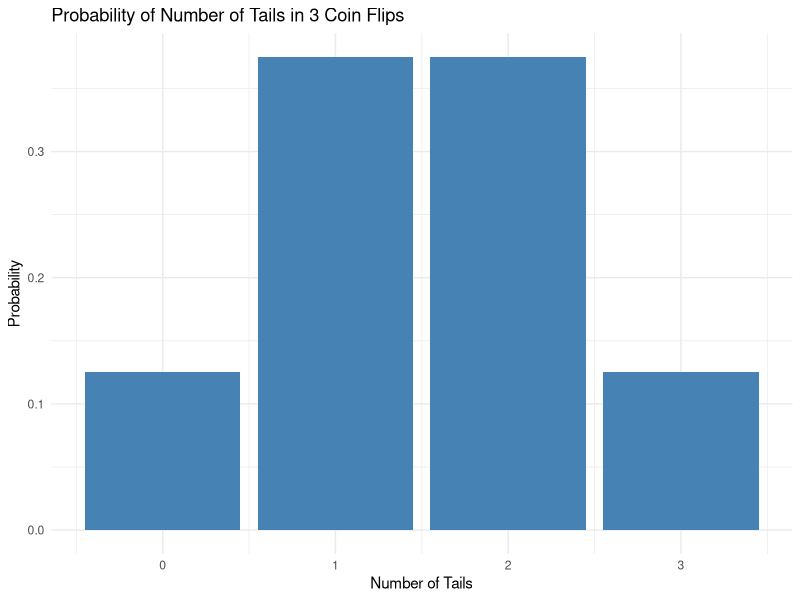
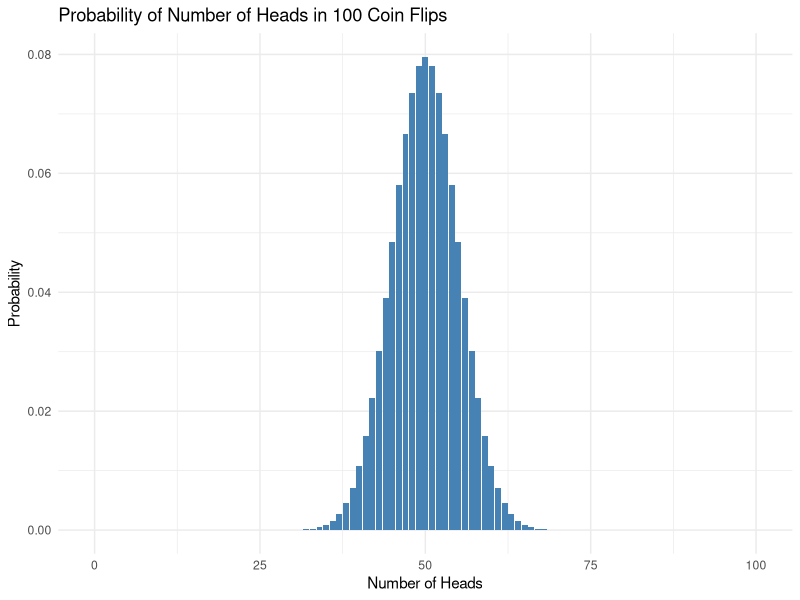
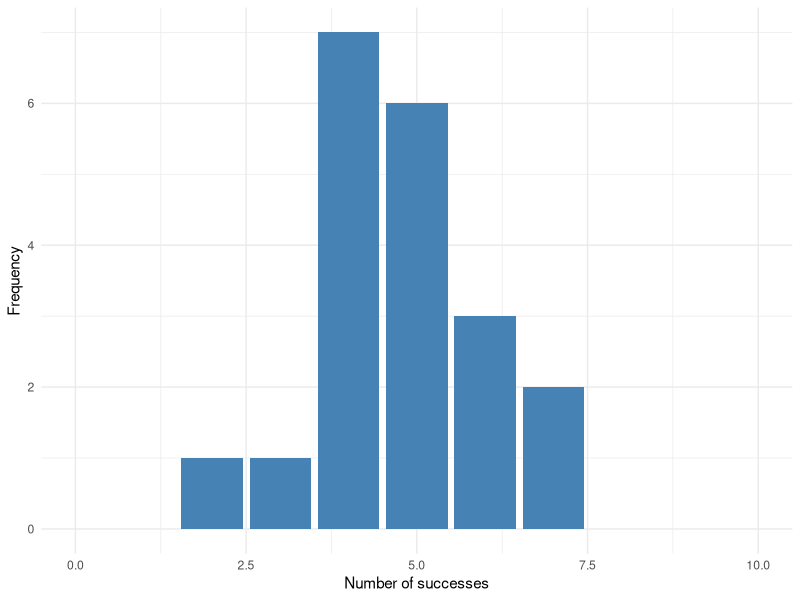
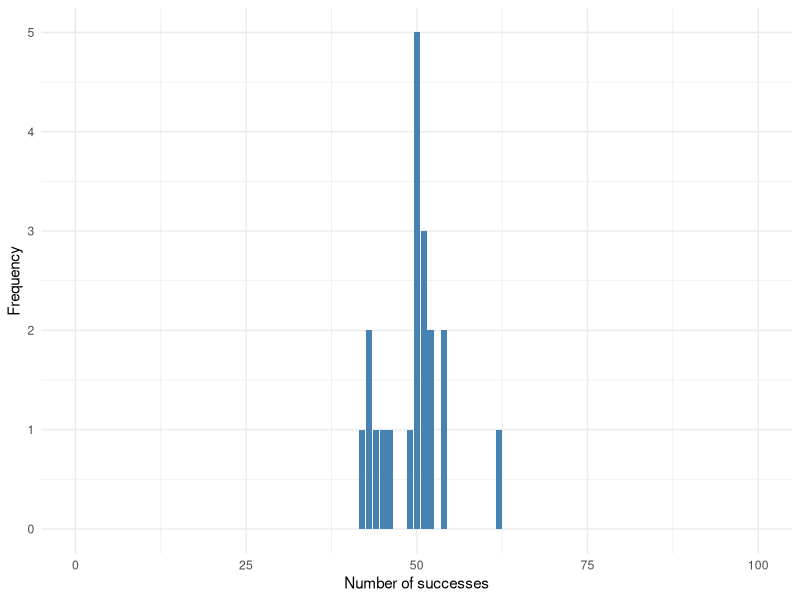
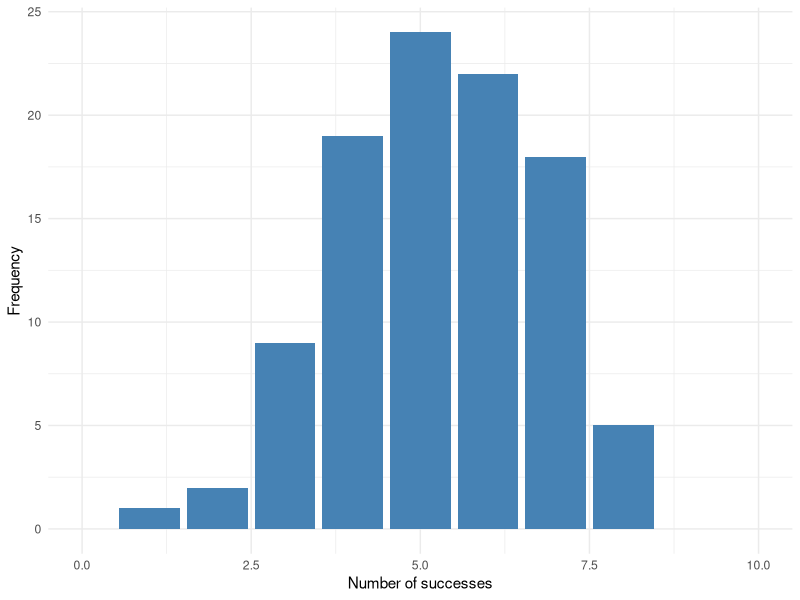
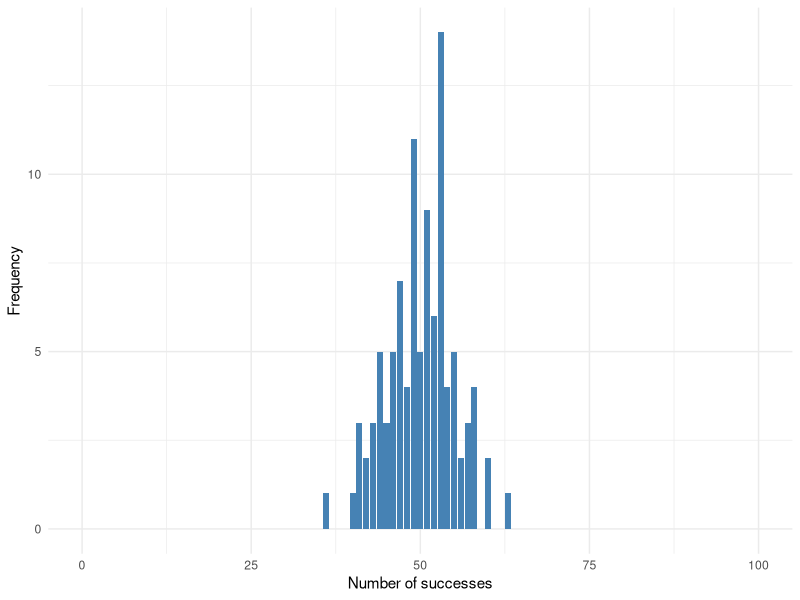
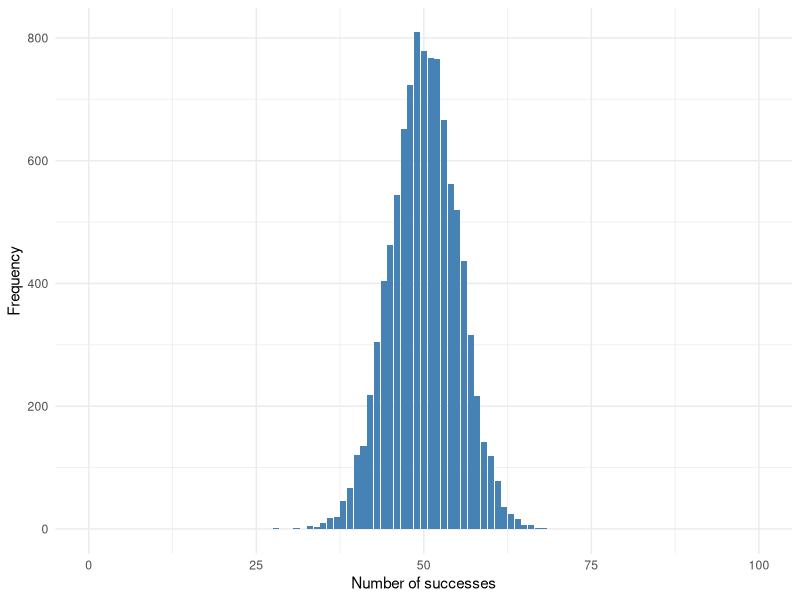
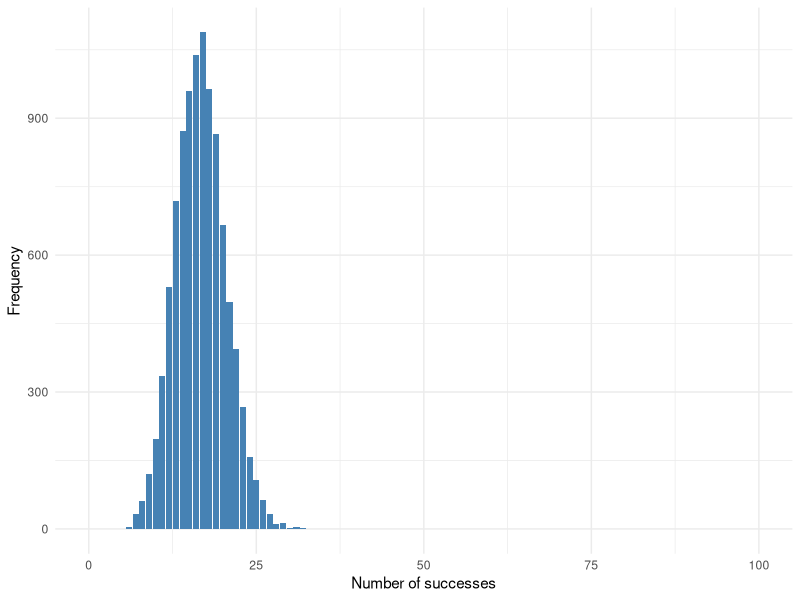

Source code (R) for these figures, in order:
## ---- chunk 1
knitr::opts_chunk$set(warning=FALSE, message=FALSE)
## ---- chunk 2
## Load libraries

## for data manipulation and plotting
library(tidyverse) 
library(patchwork)

## for statistical analysis and plotting
library(rstatix)
library(ggpubr)
## ---- chunk 3
genotype <- factor(c("WT", "WT", "KO", "KO", "WT"))
summary(genotype)
## ---- chunk 4
## Numerical variable
timepoint <- c(1, 2, 3, 4, 5, 1, 2, 3, 4, 5)
summary(timepoint)

## Categorical variable
timepoint_factor <- factor(c(1, 2, 3, 4, 5, 1, 2, 3, 4, 5))
summary(timepoint_factor)
## ---- chunk 5
## Create an ordered factor for disease severity
severity <- factor(c("moderate", "moderate", "severe", "mild", "moderate"), 
                   levels = c("mild", "moderate", "severe"), 
                   ordered = TRUE)
summary(severity)
## ---- chunk 6
## Discrete numerical variable
mutation_counts <- c(0, 1, 2, 3, 0,
                     1, 2, 3, 0, 1)
table(mutation_counts)
## ---- chunk 7
## Continuous numerical variable
gene_expression <- c(0.5, 1.2, 3.4,
                     0.8, 1.5, 2.3,
                     0.6, 1.0, 3.0)
summary(gene_expression)
## ---- chunk 8
tails_data <- data.frame(
  tails = c(0, 1, 2, 3),
  probability = c(1/8, 3/8, 3/8, 1/8)
)

ggplot(tails_data, aes(x = tails, y = probability)) +
  geom_bar(stat = "identity", fill = "steelblue") +
  labs(title = "Probability of Number of Tails in 3 Coin Flips",
       x = "Number of Tails",
       y = "Probability") +
  theme_minimal()
## ---- chunk 9
## Number of flips
n_flips <- 100

## Probability of getting heads
p_heads <- 0.5

## Calculate the probability of getting 0 to 100 heads
heads_data <- data.frame(
  heads = 0:n_flips,
  probability = dbinom(0:n_flips, size = n_flips, prob = p_heads)
)

ggplot(heads_data, aes(x = heads, y = probability)) +
  geom_bar(stat = "identity", fill = "steelblue") +
  labs(title = "Probability of Number of Heads in 100 Coin Flips",
       x = "Number of Heads",
       y = "Probability") +
  theme_minimal()
## ---- chunk 10

n <- 20 ## number of trials (people flipping coins)
size <- 10 ## number of flips per trial
prob <- 0.5 ## probability of getting heads
rbinom(n = n, size = size, prob = prob)

## make a function to plot the results of a binomial experiment
binom_plot <- function(n, size, prob){
  results <- rbinom(n, size, prob)
  results |> table() |> 
  as.data.frame() |> 
  ggplot(aes(x = as.integer(as.character(results)), y = Freq)) +
  geom_bar(stat = "identity", fill = "steelblue") +
  labs(x = "Number of successes", y = "Frequency") +
  xlim(0,size) +
  theme_minimal()
}

binom_plot(n, size, prob)
## ---- chunk 11
## 20 people flipping 100 coins
binom_plot(n = 20, size = 100, prob = 0.5)

## 100 people flipping 10 coins
binom_plot(n = 100, size = 10, prob = 0.5)

## 100 people flipping 100 coins
binom_plot(n = 100, size = 100, prob = 0.5)

## 10000 people flipping 100 coins
binom_plot(n = 10000, size = 100, prob = 0.5)

## 10000 people rolling a dice 100 times and looking for the number 6
binom_plot(n = 10000, size = 100, prob = 1/6)
## ---- chunk 12

## Simulate 1000 observations from a normal distribution with mean = 50 and sd = 10
simA <- data.frame(value = rnorm(n = 1000, mean = 50, sd = 10), distribution = "A")
## Simulate data with mean = 50 and sd = 30
simB <- data.frame(value = rnorm(n = 1000, mean = 50, sd = 30), distribution = "B")
## Simulate data with mean = -23.2 and sd = 0.75
simC <- data.frame(value = rnorm(n = 1000, mean = -23.2, sd = 0.75), distribution = "C")

sim_data <- bind_rows(simA, simB, simC)

## Plot the distributions together 
ggplot(sim_data, aes(x = value, fill = distribution)) +
  geom_histogram(binwidth = 0.5) +
  labs(title = "Histogram of Simulated Normal Data",
       x = "Value",
       y = "Frequency") +
  theme_minimal()
## ---- chunk 13
set.seed(123) # For reproducibility

## 100 samples
n_samples <- 100

## Categorical data randomly sampled from two groups
genotype <- factor(sample(c("WT", "KO"),
                       n_samples, replace = TRUE))

## Expression levels for geneA and geneB, with different means and standard deviation for WT and KO
geneA_expression <- rnorm(n_samples, mean = ifelse(genotype == "WT", 5, 7), sd = 1)
geneB_expression <- c(geneA_expression + rnorm(n_samples, mean = 0, sd = 0.7)) # geneB is correlated with geneA

## Mutation counts, with different means for WT and KO
mutation_counts <- rpois(n_samples, lambda = ifelse(genotype == "WT", 2, 4))

data <- data.frame(genotype, geneA_expression, geneB_expression, mutation_counts)
head(data)
## ---- chunk 14
## Base R
summary(data)
## ---- chunk 15
## RStatix
get_summary_stats(data)
## ---- chunk 16
mean(data$geneA_expression)
## ---- chunk 17
median(data$geneA_expression)
## ---- chunk 18
set.seed(123)

## Simulate an outlier and plot the distribution with the mean as a vertical line
outlier_data <- c(1, 2, 3, 4, 5, 100)

outlier_data |> table() |> 
  as.data.frame() |> 
  ggplot(aes(x = as.integer(as.character(outlier_data)), y = Freq)) +
  geom_bar(stat = "identity", fill = "grey80") +
  geom_vline(xintercept = mean(outlier_data), color = "red", linetype = "dashed") +
  labs(x = "Value", y = "Frequency") +
  theme_minimal()

## Simulate a skewed, non-normal dataset with a long tail of high values
skewed_data <- c(rgamma(n = 1000, shape = 1, scale = 2))

skewed_data |> table() |> 
  as.data.frame() |> 
  ggplot(aes(x = as.integer(as.character(skewed_data)), y = Freq)) +
  geom_bar(stat = "identity", fill = "grey80") +
  geom_vline(xintercept = mean(skewed_data), color = "red", linetype = "dashed") +
  labs(x = "Value", y = "Frequency") +
  theme_minimal()
## ---- chunk 19
set.seed(123)

## Plot the outlier data with mean in red and median in blue
outlier_data |> table() |> 
  as.data.frame() |> 
  ggplot(aes(x = as.integer(as.character(outlier_data)), y = Freq)) +
  geom_bar(stat = "identity", fill = "grey80") +
  geom_vline(xintercept = mean(outlier_data), color = "red", linetype = "dashed") +
  geom_vline(xintercept = median(outlier_data), color = "dodgerblue", linetype = "dashed") +
  labs(x = "Value", y = "Frequency") +
  theme_minimal()
## ---- chunk 20
set.seed(123)

## Simulate bimodal data
bimodal_data <- c(rnorm(1000, mean = 5, sd = 1), rnorm(1000, mean = 10, sd = 1))
bimodal_data |> table() |> 
  as.data.frame() |> 
  ggplot(aes(x = as.integer(as.character(bimodal_data)), y = Freq)) +
  geom_bar(stat = "identity", fill = "grey80") +
  geom_vline(xintercept = mean(bimodal_data), color = "red", linetype = "dashed") +
  geom_vline(xintercept = median(bimodal_data), color = "dodgerblue", linetype = "dashed") +
  labs(x = "Value", y = "Frequency") +
  theme_minimal()
## ---- chunk 21
ggplot(data, aes(x = geneA_expression)) +
  geom_histogram(binwidth = 0.3, fill = "steelblue",colour="grey20") +
  labs(title = "Histogram of geneA expression",
       x = "geneA expression",
       y = "Frequency") +
  theme_minimal()
## ---- chunk 22
ggplot(data, aes(x = genotype, y = geneA_expression, fill = genotype)) +
  geom_boxplot() +
  labs(title = "Boxplot of geneA expression by group",
       x = "Group",
       y = "geneA expression") +
  theme_minimal()
## ---- chunk 23
p <- ggplot(data, aes(x = geneA_expression, y = geneB_expression)) +
  geom_point() +
  labs(title = "Scatterplot of geneA vs geneB",
       x = "geneA expression",
       y = "geneB expression") +
  theme_minimal()
p
## ---- chunk 24
p + geom_smooth(method = "lm") # Add a linear model line of regression

## ---- chunk 25
cor(data$geneA_expression, data$geneB_expression, method = "pearson") # Calculate Pearson correlation coefficient)

p +
  geom_smooth(method = "lm") +
  stat_cor(method = "pearson", label.x = 3, label.y = 10) # Add Pearson correlation coefficient to the plot
## ---- chunk 26
## Print the ascombe dataset
anscombe

## Get summary statistics for the anscombe dataset
get_summary_stats(anscombe)
## ---- chunk 27
## Plot each dataset
anscombe_tidy <- tibble(
  x = c(anscombe$x1, anscombe$x2, anscombe$x3, anscombe$x4),
  y = c(anscombe$y1, anscombe$y2, anscombe$y3, anscombe$y4),
  dataset = factor(rep(1:4, each = 11))
)

ggplot(anscombe_tidy, aes(x, y, colour = dataset)) +
  geom_point(size = 3, alpha = 0.8) +
  geom_smooth(method = "lm", se = FALSE) +
  facet_wrap(~ dataset) +
  theme_bw() +
  labs(
    title = "Anscombe's Quartet",
    subtitle = "Identical statistics, very different datasets"
  )
